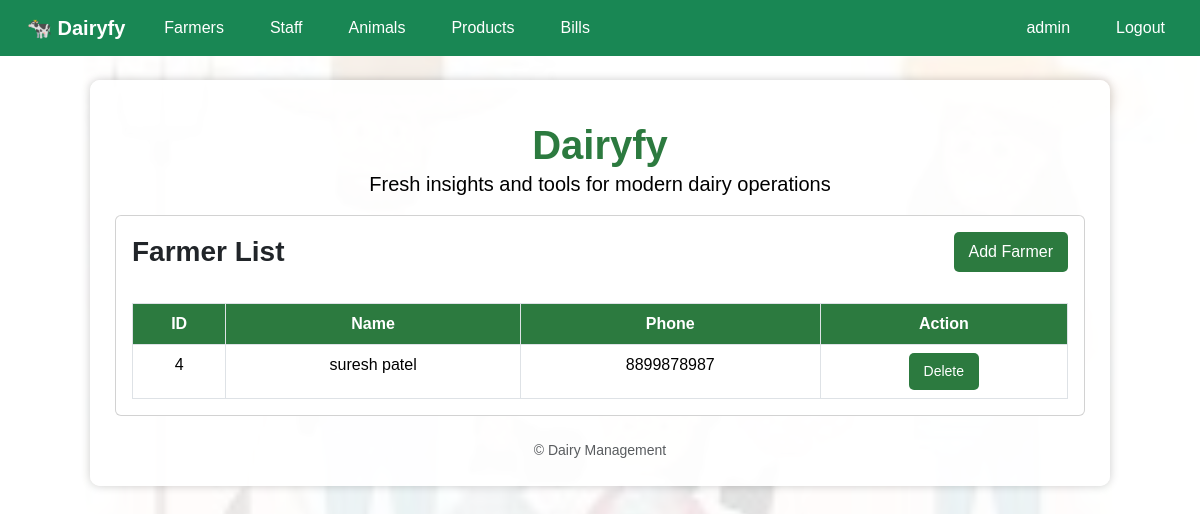
Before: /farmers/ (signed in) with the older database file.
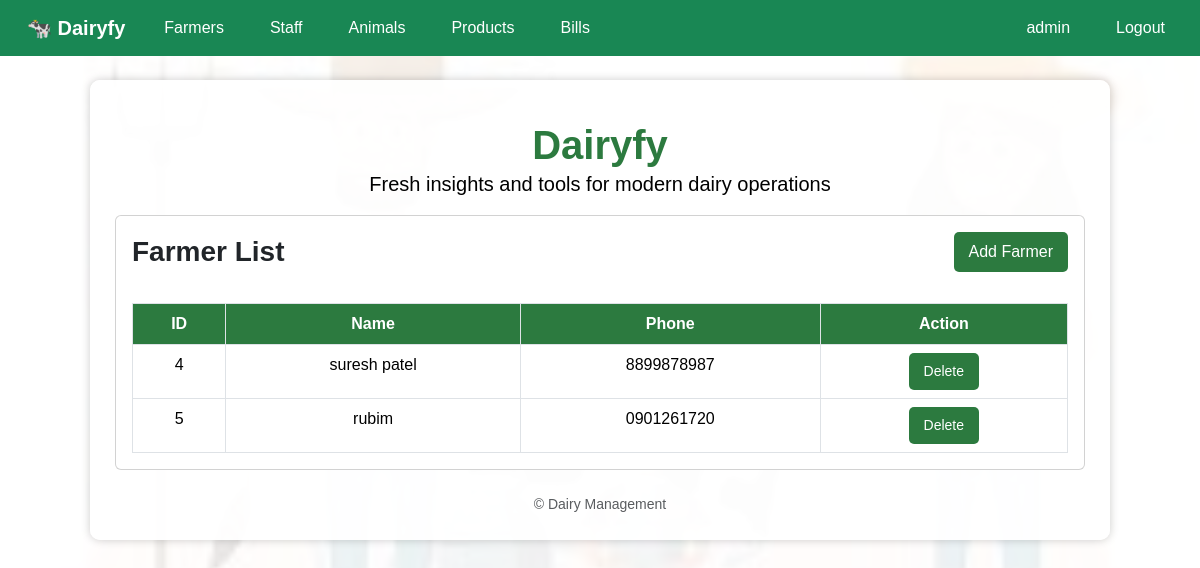
After: the same page with the newer database file.
### dairy_app/models.py (models this page shows, shortened)
class Farmer(models.Model):
    name = models.CharField(max_length=100)
    phone = models.CharField(max_length=15)
    address = models.TextField()

### dairy_app/views.py (the view)
# urls.py: path('farmers/', views.farmer_list, name="farmer_list"),
@login_required
def farmer_list(request):
    data = Farmer.objects.all()
    return render(request, "farmer_list.html", {"data": data, "bg_image": "farmers.jpeg"})

### dairy_app/templates/farmer_list.html
{% extends 'base.html' %}
{% block content %}
<div class="card">
	<div class="card-body">
		<div class="d-flex justify-content-between align-items-center mb-3">
			<h3 class="card-title mb-0">Farmer List</h3>
			<a href="{% url 'add_farmer' %}" class="btn btn-primary">Add Farmer</a>
		</div>
		<div class="table-responsive">
			<table class="table table-bordered mb-0">
				<thead>
					<tr>
						<th>ID</th>
						<th>Name</th>
						<th>Phone</th>
						<th>Action</th>
					</tr>
				</thead>
				<tbody>
					{% for i in data %}
					<tr>
						<td>{{ i.id }}</td>
						<td>{{ i.name }}</td>
						<td>{{ i.phone }}</td>
						<td>
							<a href="{% url 'delete_farmer' i.id %}" class="btn btn-danger btn-sm">Delete</a>
						</td>
					</tr>
					{% endfor %}
				</tbody>
			</table>
		</div>
	</div>
</div>
{% endblock %}

### dairy_app/templates/base.html (shortened to what this page needs)
{% load static %}
<!DOCTYPE html>
<html lang="en">
<head>
        <link href="https://cdn.jsdelivr.net/npm/bootstrap@5.3.2/dist/css/bootstrap.min.css" rel="stylesheet">
        <link rel="stylesheet" href="https://cdnjs.cloudflare.com/ajax/libs/font-awesome/6.4.2/css/all.min.css" />
        <link rel="stylesheet" href="{% static 'css/Dairystyle.css' %}">
</head>
<body
    {% comment %} Choose a dairy-related background based on the current path {% endcomment %}
    {% if request.path == '/login/' %}
        style="background: url('{% static 'images/login.jpg' %}') no-repeat center center fixed; background-size: cover;"
    {% elif 'farmers' in request.path %}
        style="background: url('{% static 'images/farmers.jpeg' %}') no-repeat center center fixed; background-size: cover;"
    {% elif 'staff' in request.path %}
        style="background: url('{% static 'images/staff.png' %}') no-repeat center center fixed; background-size: cover;"
    {% elif 'animals' in request.path %}
        style="background: url('{% static 'images/Cows-in-the-field-215859100.jpg' %}') no-repeat center center fixed; background-size: cover;"
    {% elif 'products' in request.path %}
        style="background: url('{% static 'images/products.jpg' %}') no-repeat center center fixed; background-size: cover;"
    {% elif 'bills' in request.path %}
        style="background: url('{% static 'images/orders.jpg' %}') no-repeat center center fixed; background-size: cover;"
    {% else %}
        style="background: url('{% static 'images/mainimg.jpeg' %}') no-repeat center center fixed; background-size: cover;"
    {% endif %}
>
<nav class="navbar navbar-expand-lg navbar-dark bg-success">
    <div class="container-fluid">
        <a class="navbar-brand" href="{% url 'home' %}">🐄 Dairyfy</a>
        <div class="collapse navbar-collapse" id="mainNav">
            <ul class="navbar-nav me-auto mb-2 mb-lg-0">
                <li class="nav-item"><a class="nav-link" href="{% url 'farmer_list' %}">Farmers</a></li>
                <li class="nav-item"><a class="nav-link" href="{% url 'staff_list' %}">Staff</a></li>
                <li class="nav-item"><a class="nav-link" href="{% url 'animal_list' %}">Animals</a></li>
                <li class="nav-item"><a class="nav-link" href="{% url 'product_list' %}">Products</a></li>
                <li class="nav-item"><a class="nav-link" href="{% url 'bill_list' %}">Bills</a></li>
            </ul>
            <ul class="navbar-nav ms-auto mb-2 mb-lg-0">
                {% if user.is_authenticated %}
                    <li class="nav-item">
                        <a class="nav-link" href="#">{{ user.username }}</a>
                    </li>
                    <li class="nav-item">
                        <a class="nav-link" href="{% url 'logout' %}">Logout</a>
                    </li>
                {% else %}
                    <li class="nav-item"><a class="nav-link" href="{% url 'login' %}">Login</a></li>
                {% endif %}
            </ul>
        </div>
    </div>
</nav>
<main class="container mt-4">
        <div class="py-3 text-center text-white">
            <h1 class="mb-0">Dairyfy</h1>
            <p class="lead mb-0">Fresh insights and tools for modern dairy operations</p>
        </div>
        {% block content %}{% endblock %}
        <footer class="mt-4 text-center text-muted small">
                &copy; {{ now|date:"Y" }} Dairy Management
        </footer>
</main>
</body>
</html>

### dairy_app/static/css/Dairystyle.css (style rules this page uses)
body { margin: 0; padding: 0; font-family: Arial, Helvetica, sans-serif; background: url("/static/images/mainimg.jpeg") no-repeat center center fixed; background-size: cover; color: #222 !important; }
body::before { content: ""; position: fixed; top: 0; left: 0; width: 100%; height: 100%; background: rgba(255, 255, 255, 0.85); z-index: -1; }
nav { background: #43a047; padding: 10px; text-align: center; }
nav a { color: white !important; margin: 0 15px; text-decoration: none; font-size: 18px; font-weight: bold; }
.container { width: 85%; margin: 30px auto; background: rgba(255, 255, 255, 0.92); padding: 25px; border-radius: 10px; box-shadow: 0 0 10px rgba(0, 0, 0, 0.2); }
table { width: 100%; border-collapse: collapse; margin-top: 15px; background-color: white !important; color: #000 !important; }
table th, table td { text-align: center; padding: 10px; }
table th { background: #2c7a3f !important; color: white !important; }
table td { border-bottom: 1px solid #ddd; color: #000 !important; }
button, .btn { padding: 8px 15px; background: #2c7a3f !important; color: white !important; border: none; border-radius: 5px; text-decoration: none; }
h1, h2, h3, h4, h5, h6 { color: #2c7a3f; font-weight: bold; }
a { color: #007bff !important; text-decoration: none; font-weight: 500; }
body, p, span, label, td, th { color: #000 !important; }
table, table th, table td { color: #000 !important; background-color: #fff !important; }
table th { background-color: #2c7a3f !important; color: #fff !important; }

Changed rows visible on the page:
added Farmer: id "5", name "rubim", phone "0901261720"
